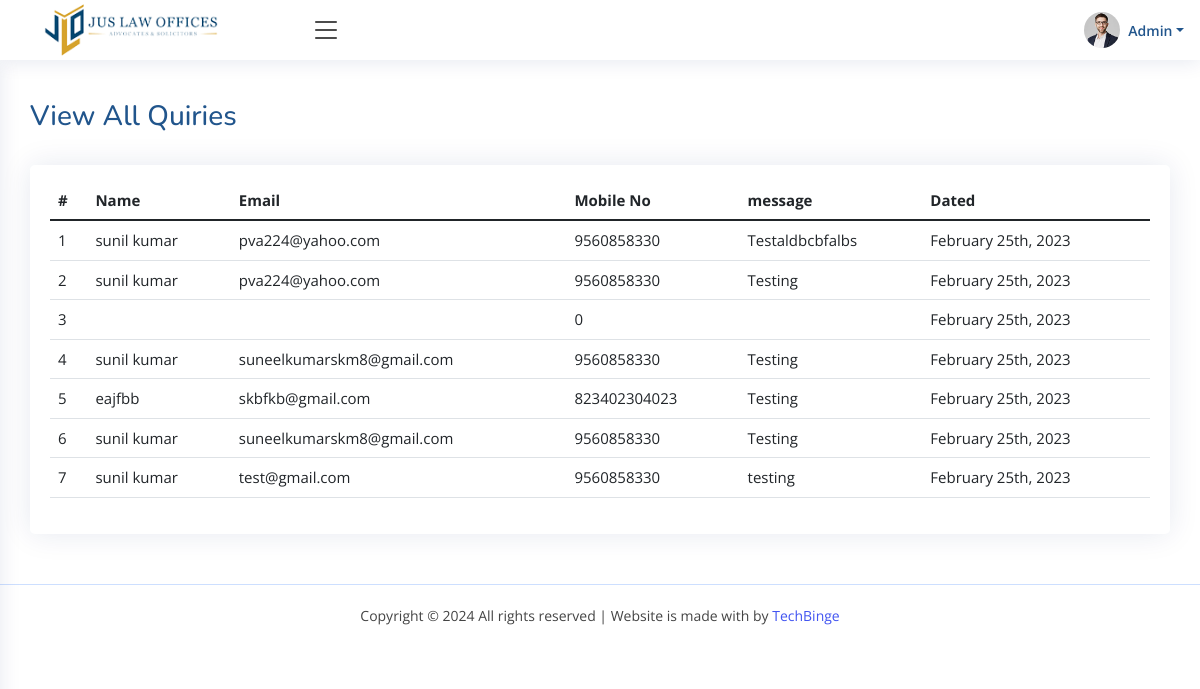
Screenshot of /admin/index.php?view-quiries (signed in) with the database file from the repository.
### tables this page shows
CREATE TABLE `quiries` (
  `id` int(11) NOT NULL,
  `name` varchar(255) NOT NULL,
  `mobile` bigint(255) NOT NULL,
  `email` varchar(255) NOT NULL,
  `message` text NOT NULL,
  `created_at` timestamp NOT NULL DEFAULT current_timestamp()
);

### admin/includes/function.php (called while the page is built, shortened)
<?php
include('../../php-mail-verification/index.php');
                ?>
                            <?php
function ViewAllQuiries($db)
{
    $query="SELECT * FROM `quiries` ORDER BY id DESC ";
    $run=mysqli_query($db,$query);
    $data = array();
    while($fetch = mysqli_fetch_assoc($run))
    {
        $data[] = $fetch;
    }
    return $data;
}
?>

### admin/includes/view-quiries.php (the view, shortened to what this page needs)
<?php
  include("db.php");
?>
<main id="main" class="main">
  <div class="card-title">
    <h3>View All Quiries</h3>
  </div>
  <section class="section">
    <div class="row">
      <div class="col-md-12">
        <div class="card">
          <div class="card-body pt-3">
            <table class="table datatable">
              <thead>
                <tr>
                  <th scope="col">#</th>
                  <th scope="col">Name</th>
                  <th scope="col">Email </th>
                  <th scope="col">Mobile No</th>
                  <th scope="col">message</th>
                  <th scope="col">Dated</th>
                </tr>
              </thead>
              <tbody style="overflow-x:auto">
              <?php
                  $data = ViewAllQuiries($db);
                  $count=1;
                  foreach($data as $row)
                  {
              ?>
                    <tr>
                    <td scope="row"><?=$count?></td>
                    <td><?= $row['name']?></td>
                    <td><?= $row['email']?></td>
                    <td><?= $row['mobile']?></td>
                    <td><?= $row['message']?></td>
                    <td>
                        <time class="post-item__meta post-item__meta--date" datetime="2022-02-14T20:24:54+00:00">
                            <?= date('F jS, Y',strtotime($row['created_at']))?>
                        </time>
                    </td>
                    </tr>
              <?php
                  $count++;
                  }
              ?>
              </tbody>
            </table>
          </div>
        </div>
      </div>
    </div>
  </section>
</main>

### admin/assets/css/style.css (style rules this page uses)
:root { scroll-behavior: smooth; --para: #8f8686; --mainbg: #6495ED; --white: #fff; --blue: var(--white); --purple: #4154f1; --gray: #444444; --gradient : linear-gradient(to bottom r?ight, rgba(170, 27, 76, 1.0), rgba(206, 66, 68, 1.0)); --main : #21558c; --main2 : #d3a213; --main3: #BFACE2; }
table { border-collapse: collapse; width: 100%; }
th { font-size: 15px; }
td { font-size: 15px; }
body { font-family: "Open Sans", sans-serif; background: var(--white); color: #444444; }
h1, h2, h3, h4, h5, h6 { font-family: "Nunito", sans-serif; }
#main { margin-top: 60px; padding: 20px 30px; transition: all 0.3s; }
.card { margin-bottom: 30px; border: none; border-radius: 5px; box-shadow: 0px 0 30px rgba(1, 41, 112, 0.1); }
.card-title { padding: 20px 0 15px 0; font-size: 18px; font-weight: 500; color: var(--main); font-family: "Poppins", sans-serif; }
.card-body { padding: 0 20px 20px 20px; }
@media (min-width: 1200px) { #main, #footer { margin-left: 300px; } }
@media (min-width: 1200px) { .toggle-sidebar #main, .toggle-sidebar #footer { margin-left: 0; } }

### rows the page displays
quiries: name "sunil kumar", email "pva224@yahoo.com", mobile "9560858330", message "Testaldbcbfalbs", created_at "February 25th, 2023"
quiries: name "sunil kumar", email "pva224@yahoo.com", mobile "9560858330", message "Testing", created_at "February 25th, 2023"
quiries: mobile "0", created_at "February 25th, 2023"
quiries: name "sunil kumar", email "suneelkumarskm8@gmail.com", mobile "9560858330", message "Testing", created_at "February 25th, 2023"
quiries: name "eajfbb", email "skbfkb@gmail.com", mobile "823402304023", message "Testing", created_at "February 25th, 2023"
quiries: name "sunil kumar", email "suneelkumarskm8@gmail.com", mobile "9560858330", message "Testing", created_at "February 25th, 2023"
quiries: name "sunil kumar", email "test@gmail.com", mobile "9560858330", message "testing", created_at "February 25th, 2023"
